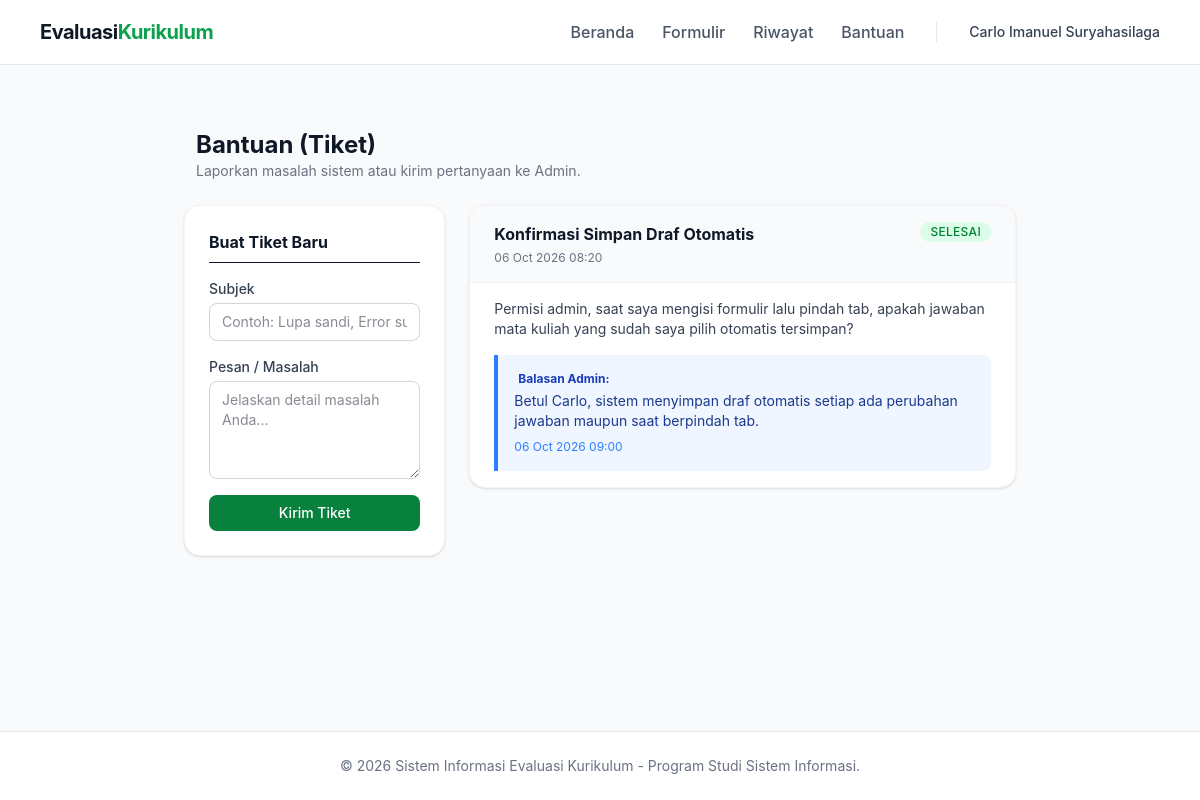
Page /responden/tiket.php (signed in) on the committed database.
### tables this page shows
CREATE TABLE `tiket` (
  `id` int(11) NOT NULL AUTO_INCREMENT,
  `pengguna_id` int(11) NOT NULL,
  `subjek` varchar(150) NOT NULL,
  `isi` text NOT NULL,
  `status` enum('baru','diproses','selesai') DEFAULT 'baru',
  `balasan_admin` text DEFAULT NULL,
  `dibuat_pada` timestamp NOT NULL DEFAULT current_timestamp(),
  `diperbarui_pada` timestamp NOT NULL DEFAULT current_timestamp() ON UPDATE current_timestamp(),
  PRIMARY KEY (`id`),
  KEY `pengguna_id` (`pengguna_id`),
  CONSTRAINT `tiket_ibfk_1` FOREIGN KEY (`pengguna_id`) REFERENCES `pengguna` (`id`)
);

### includes/helpers.php (called while the page is built, shortened)
<?php
function escape($string) {
    return htmlspecialchars($string ?? '', ENT_QUOTES, 'UTF-8');
}
?>

### responden/tiket.php (the view, shortened to what this page needs)
<?php
require_once '../config/database.php';
require_once '../includes/helpers.php';
$user_id = $_SESSION['user_id'];
$stmt = $pdo->prepare("SELECT * FROM tiket WHERE pengguna_id = ? ORDER BY dibuat_pada DESC");
$stmt->execute([$user_id]);
$tikets = $stmt->fetchAll();
require_once '../includes/header.php';
?>
<div class="max-w-4xl mx-auto py-8 px-4 sm:px-6 lg:px-8">
    <div class="flex items-center gap-3 mb-6">
        <div>
            <h2 class="text-2xl font-bold text-gray-900">Bantuan (Tiket)</h2>
            <p class="text-gray-500 text-sm">Laporkan masalah sistem atau kirim pertanyaan ke Admin.</p>
        </div>
    </div>
    <div class="grid grid-cols-1 md:grid-cols-3 gap-6">
        <div class="md:col-span-1">
            <div class="bg-white rounded-2xl shadow-sm border border-gray-100 p-6">
                <h3 class="font-bold text-gray-900 mb-4 border-b pb-2">Buat Tiket Baru</h3>
                <form action="" method="POST" class="space-y-4">
                    <div>
                        <label class="block text-sm font-medium text-gray-700 mb-1">Subjek</label>
                        <input type="text" name="subjek" required class="block w-full px-3 py-2 border border-gray-300 rounded-lg focus:ring-brand-500 focus:border-brand-500 sm:text-sm" placeholder="Contoh: Lupa sandi, Error submit">
                    </div>
                    <div>
                        <label class="block text-sm font-medium text-gray-700 mb-1">Pesan / Masalah</label>
                        <textarea name="isi" required rows="4" class="block w-full px-3 py-2 border border-gray-300 rounded-lg focus:ring-brand-500 focus:border-brand-500 sm:text-sm" placeholder="Jelaskan detail masalah Anda..."></textarea>
                    </div>
                    <button type="submit" class="w-full bg-brand-600 hover:bg-brand-700 text-white px-4 py-2 rounded-lg text-sm font-medium transition-colors">Kirim Tiket</button>
                </form>
            </div>
        </div>
        <div class="md:col-span-2">
            <div class="space-y-4">
                <?php if (count($tikets) === 0): ?>
                    <div class="bg-white rounded-2xl shadow-sm border border-gray-100 p-8 text-center">
                        <i class="ph ph-chat-circle text-4xl text-gray-300 mb-2"></i>
                        <p class="text-gray-500 font-medium">Anda belum pernah membuat tiket.</p>
                    </div>
                <?php else: ?>
                    <?php foreach ($tikets as $t): ?>
                        <div class="bg-white rounded-2xl shadow-sm border border-gray-100 overflow-hidden">
                            <div class="px-6 py-4 bg-gray-50 border-b border-gray-100 flex justify-between items-start">
                                <div>
                                    <h4 class="font-bold text-gray-900"><?= escape($t['subjek']) ?></h4>
                                    <p class="text-xs text-gray-500 mt-1"><?= date('d M Y H:i', strtotime($t['dibuat_pada'])) ?></p>
                                </div>
                                <?php
                                    $badge = 'bg-gray-100 text-gray-700';
                                    if ($t['status'] === 'selesai') $badge = 'bg-green-100 text-green-700';
                                ?>
                                <span class="px-2.5 py-0.5 rounded-full text-xs font-medium uppercase tracking-wide <?= $badge ?>"><?= $t['status'] ?></span>
                            </div>
                            <div class="px-6 py-4">
                                <p class="text-sm text-gray-700 whitespace-pre-wrap"><?= escape($t['isi']) ?></p>
                                <?php if ($t['balasan_admin']): ?>
                                    <div class="mt-4 bg-blue-50 border-l-4 border-blue-500 p-4 rounded-r-lg">
                                        <p class="text-xs font-bold text-blue-800 mb-1 flex items-center gap-1"><i class="ph ph-headset"></i> Balasan Admin:</p>
                                        <p class="text-sm text-blue-900 whitespace-pre-wrap"><?= escape($t['balasan_admin']) ?></p>
                                        <p class="text-xs text-blue-500 mt-2"><?= date('d M Y H:i', strtotime($t['diperbarui_pada'])) ?></p>
                                    </div>
                                <?php endif; ?>
                            </div>
                        </div>
                    <?php endforeach; ?>
                <?php endif; ?>
            </div>
        </div>
    </div>
</div>
<?php require_once '../includes/footer.php'; ?>

### assets/css/style.css (style rules this page uses)
body { font-family: 'Inter', sans-serif; background-color: #f9fafb; color: #111827; }

### includes/header.php (style rules this page uses)
body { font-family: 'Inter', sans-serif; background-color: #f9fafb; color: #111827; }

### rows in the picture
tiket: subjek "Konfirmasi Simpan Draf Otomatis", dibuat_pada "06 Oct 2026 08:20", status "SELESAI", isi "Permisi admin, saat saya mengisi formulir lalu pindah tab, apakah jawaban mata kuliah yang sudah saya pilih otomatis tersimpan?", balasan_admin "Betul Carlo, sistem menyimpan draf otomatis setiap ada perubahan jawaban maupun saat berpindah tab.", diperbarui_pada "06 Oct 2026 09:00"

### other values in the picture
$_SESSION['user_name'] "Carlo Imanuel Suryahasilaga"
